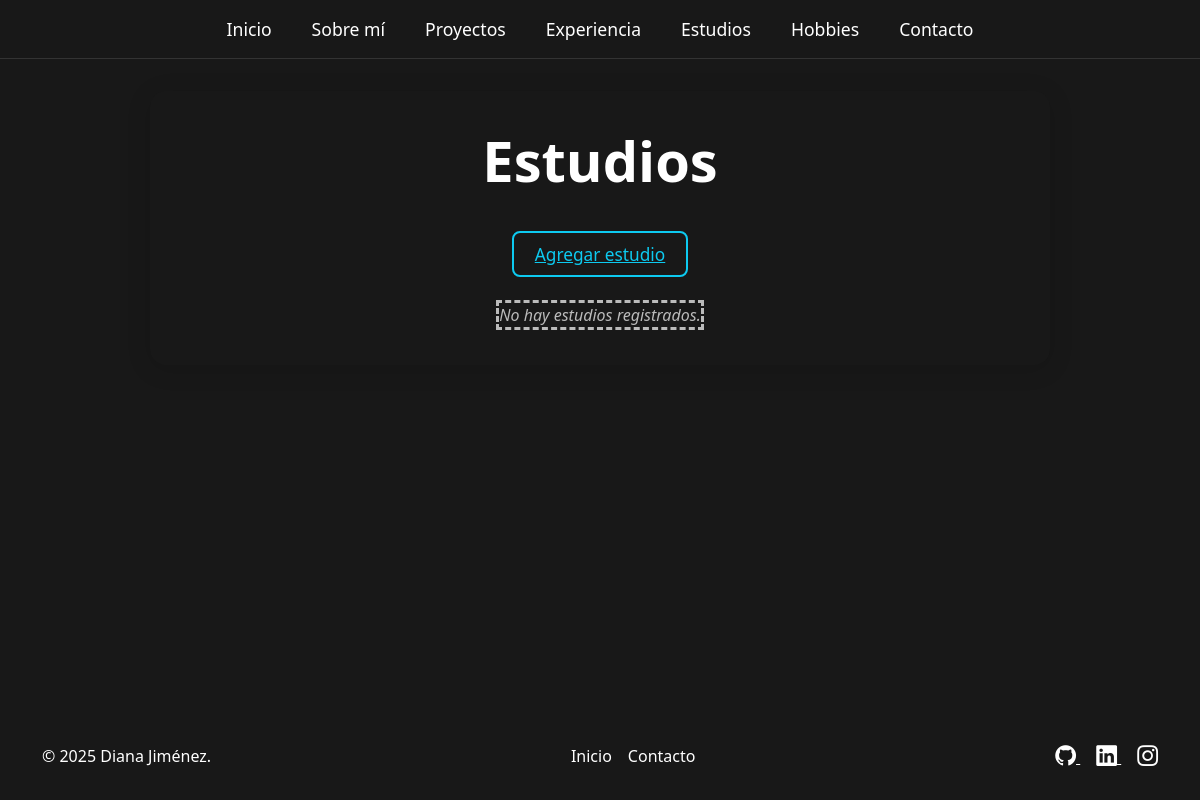
The app's page /estudios/, older data.
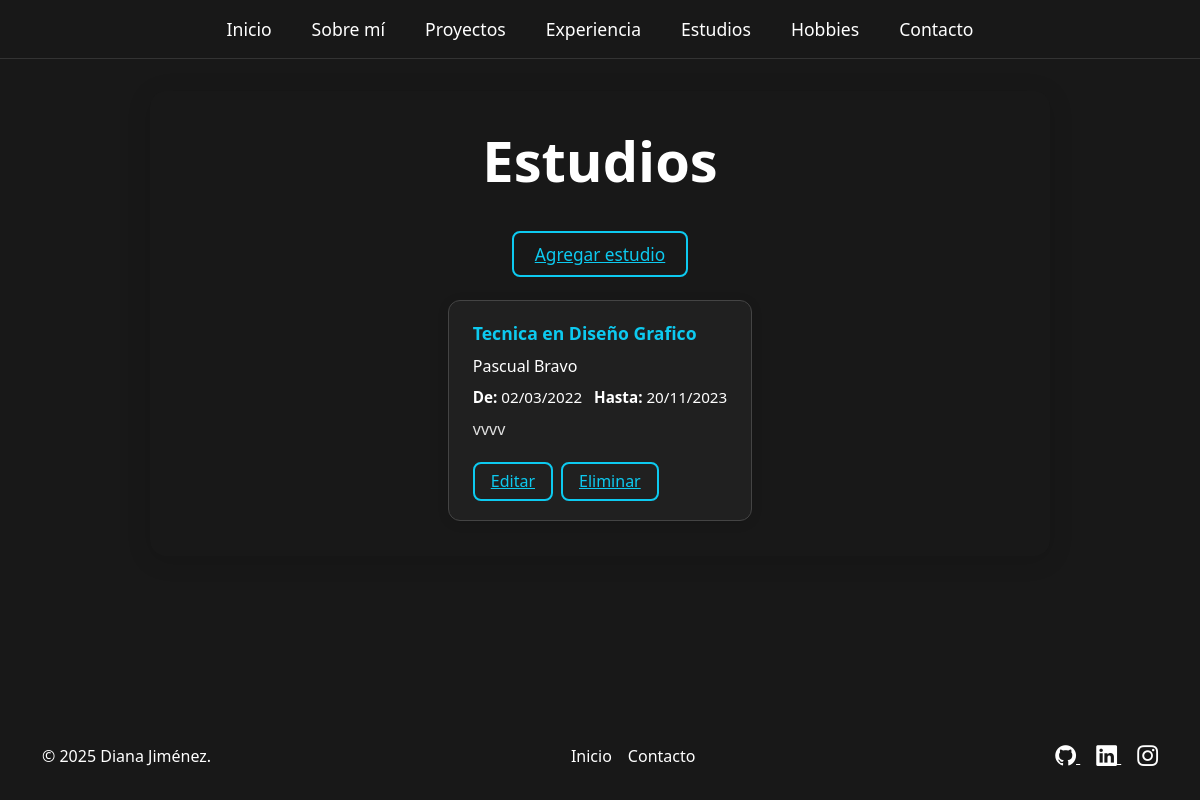
The same page, newer data.
### portafolio_app/models.py (models this page shows, shortened)
class Estudio(models.Model):
    institucion = models.CharField(max_length=120)
    titulo_obtenido = models.CharField(max_length=120)
    fecha_inicio = models.DateField()
    fecha_fin = models.DateField(null=True, blank=True)
    descripcion = models.TextField(blank=True)

### portafolio_app/views.py (the view)
# urls.py: path('estudios/', views.lista_estudios, name='lista_estudios'),
def lista_estudios(request):
    estudios = Estudio.objects.all()
    return render(request, 'portafolio/lista_estudios.html', {'estudios': estudios})

### portafolio_app/templates/portafolio/lista_estudios.html
{% extends 'portafolio/base.html' %}
{% block contenido %}
<div class="estudios-container">
    <h1 class="display-4 fw-bold gradient-text text-center mb-5">Estudios</h1>
    <div class="estudios-agregar">
        <a href="{% url 'crear_estudio' %}" class="estudios-btn-add">Agregar estudio</a>
    </div>
    <div class="estudios-list">
        {% for estudio in estudios %}
        <div class="estudio-card">
            <div class="estudio-titulo">{{ estudio.titulo_obtenido }}</div>
            <div class="estudio-institucion">{{ estudio.institucion }}</div>
            <div class="estudio-fechas">
                <span><strong>De:</strong> {{ estudio.fecha_inicio|date:"d/m/Y" }}</span>
                <span class="ms-2"><strong>Hasta:</strong>
                    {% if estudio.fecha_fin %}
                    {{ estudio.fecha_fin|date:"d/m/Y" }}
                    {% else %}
                    Actual
                    {% endif %}
                </span>
            </div>
            {% if estudio.descripcion %}
            <div class="estudio-descripcion">{{ estudio.descripcion }}</div>
            {% endif %}
            <div class="estudio-actions">
                <a href="{% url 'editar_estudio' estudio.id %}" class="estudios-btn-edit">Editar</a>
                <a href="{% url 'eliminar_estudio' estudio.id %}" class="estudios-btn-delete">Eliminar</a>
            </div>
        </div>
        {% empty %}
        <div class="estudio-empty">No hay estudios registrados.</div>
        {% endfor %}
    </div>
</div>
{% endblock %}

Row changes from the older to the newer data that the page shows:
added Estudio: titulo_obtenido "Tecnica en Diseño Grafico", institucion "Pascual Bravo", fecha_inicio "02/03/2022", fecha_fin "20/11/2023", descripcion "vvvv"
Text that changed along with them:
text no longer shown: "No hay estudios registrados."
